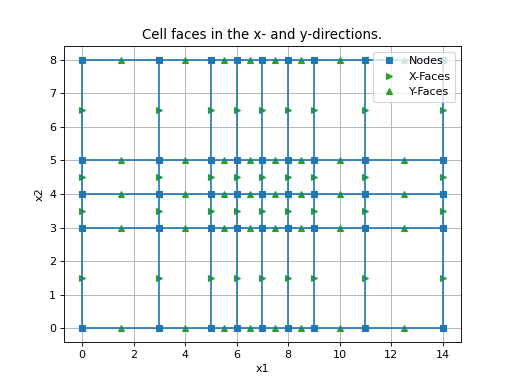

This chart was generated by the following Python code:
import discretize
import numpy as np
import matplotlib.pyplot as plt
hx = np.r_[3,2,1,1,1,1,2,3]
hy = np.r_[3,1,1,3]
M = discretize.TensorMesh([hx, hy])
M.plotGrid(faces=True, nodes=True)
plt.title('Cell faces in the x- and y-directions.')
plt.legend(('Nodes', 'X-Faces', 'Y-Faces'))
plt.show()
